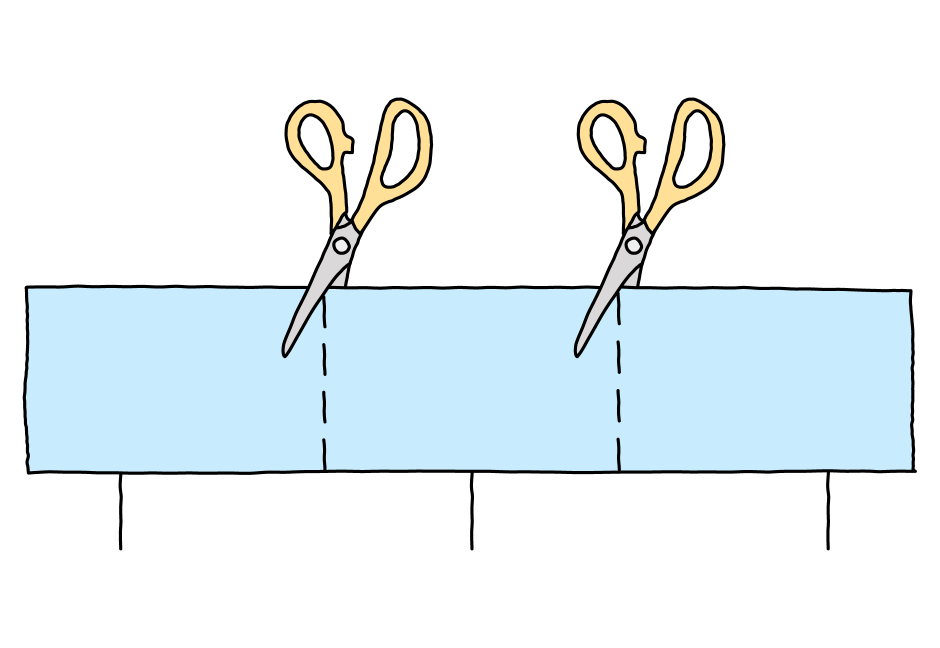
#> input picture OGthumbnail_mps_simulation.png, 1880 x 1296 px, found by its file name (shown at 1/2 size)
$ python SVD.py
#> lines starting #> are read from the running program, lines starting #| are printed output that depends on the picture
import numpy as np
import matplotlib.pyplot as plt

# import image
img = plt.imread("OGthumbnail_mps_simulation.png")
#> img is the input picture: shape (1296, 1880, 4) float32; mean R, G, B, A 0.908, 0.938, 0.965, 1

# only look at one color channel for demonstration purposes
img = img[:, :, 0]
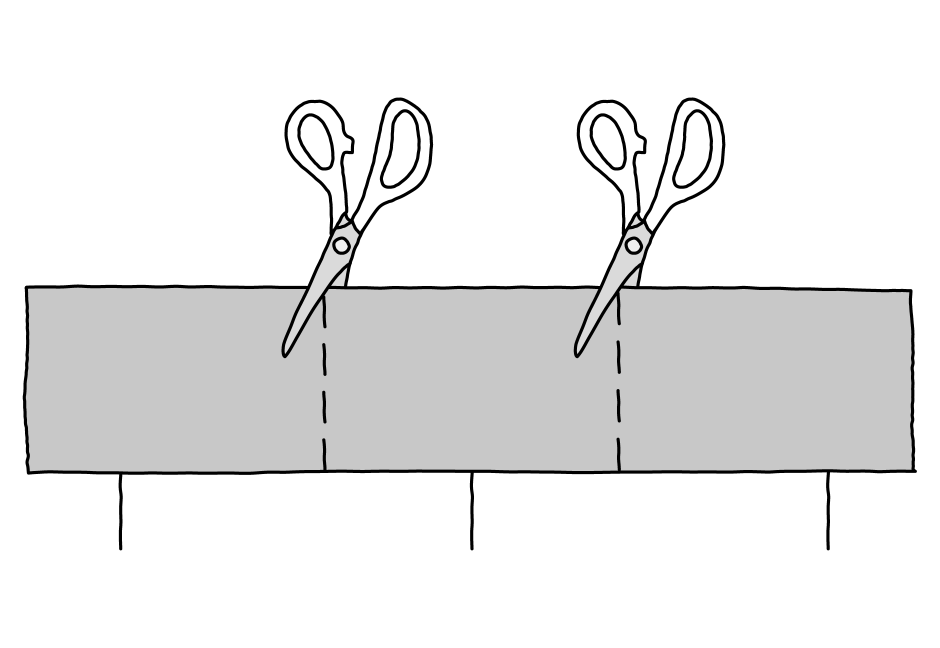
#> img: shape (1296, 1880) float32 (shown at 1/2 size); min 0, max 1, mean 0.916

# Perform SVD
U, Lambda, Vd = np.linalg.svd(img)
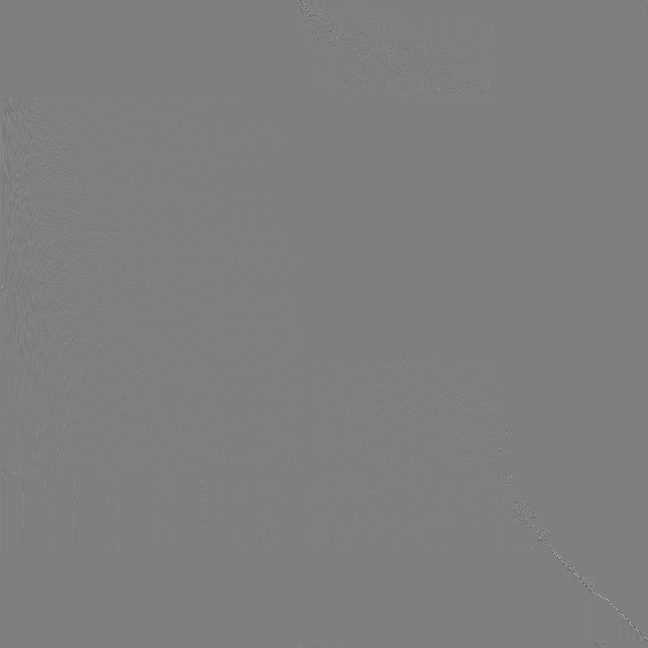
#> U: shape (1296, 1296) float32 (shown at 1/2 size); min -0.991, max 0.993, mean 2.18e-05; drawn with min black and max white
#> Lambda = 1296 values, max 1442.4 at index 0, min 5.89e-14 at index 1295, mean 2.6

# Keep only the 50 largest singular values and vectors
chi = 50
U_compressed = U[:, :chi]
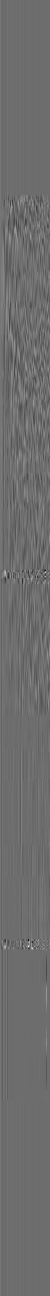
#> U_compressed: shape (1296, 50) float32; min -0.377, max 0.501, mean 0.000564; drawn with min black and max white
Lambda_compressed = Lambda[:chi]
#> Lambda_compressed = 50 values, max 1442.4 at index 0, min 10.38 at index 49, mean 52.49
Vd_compressed = Vd[:chi]

# Reconstruct the compressed image
compressed_img = U_compressed @ np.diag(Lambda_compressed) @ Vd_compressed
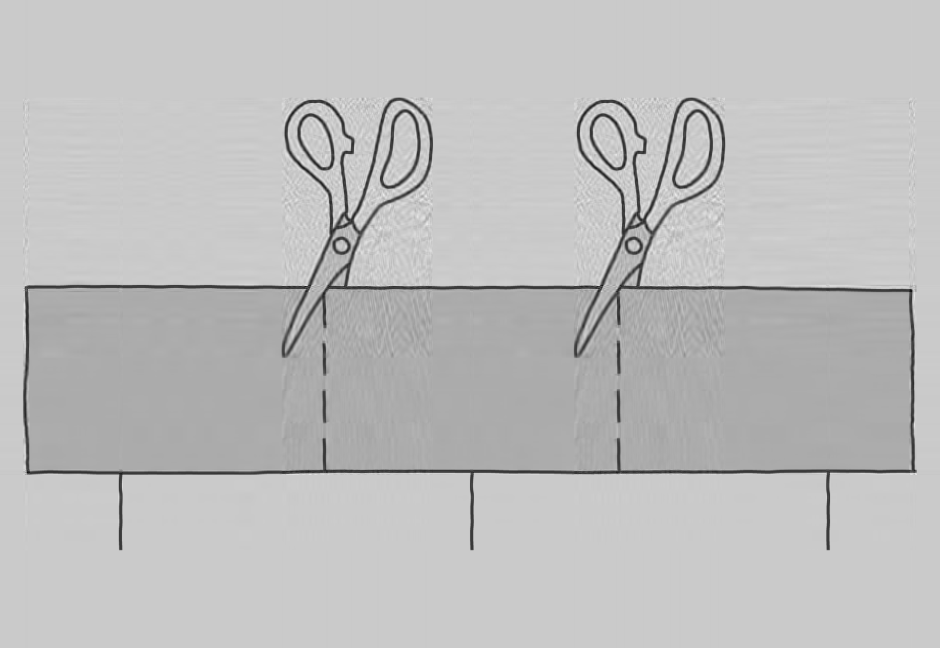
#> compressed_img: shape (1296, 1880) float32 (shown at 1/2 size); min -0.422, max 1.37, mean 0.916; drawn with min black and max white

fig, axs = plt.subplots(ncols=2)
ax = axs[0]
ax.imshow(img, vmin=0, vmax=1)
ax.set_title("Uncompressed image")

ax = axs[1]
ax.imshow(compressed_img, vmin=0, vmax=1)
ax.set_title("Compressed image")

plt.show()

size_original = np.prod(img.shape)
#> size_original = 2436480
size_compressed = np.prod(U_compressed.shape) + np.prod(Lambda_compressed.shape) + np.prod(Vd_compressed.shape)
#> size_compressed = 158850

print(f"original image size: {size_original}, compressed image size: {size_compressed}, factor {size_original/size_compressed:.3f} saving")
#| original image size: 2436480, compressed image size: 158850, factor 15.338 saving

_, Lambda, _ = np.linalg.svd(img) # recompute the full spectrum
plt.plot(Lambda)
plt.xlabel("index $i$")
plt.ylabel("$\\Lambda_i$")
plt.show()
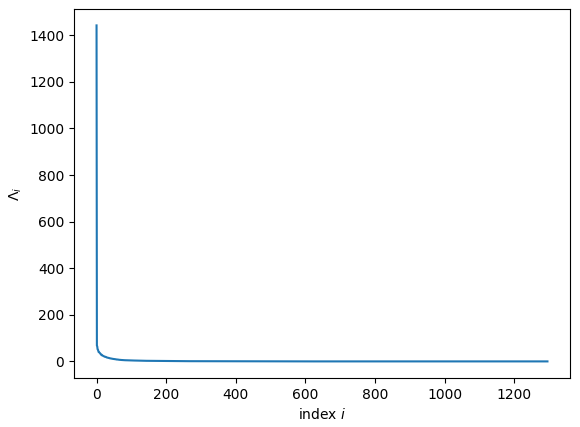
#> figure drawn by matplotlib, 1 panel; curve peaks at x = 0, y = 1442.4
